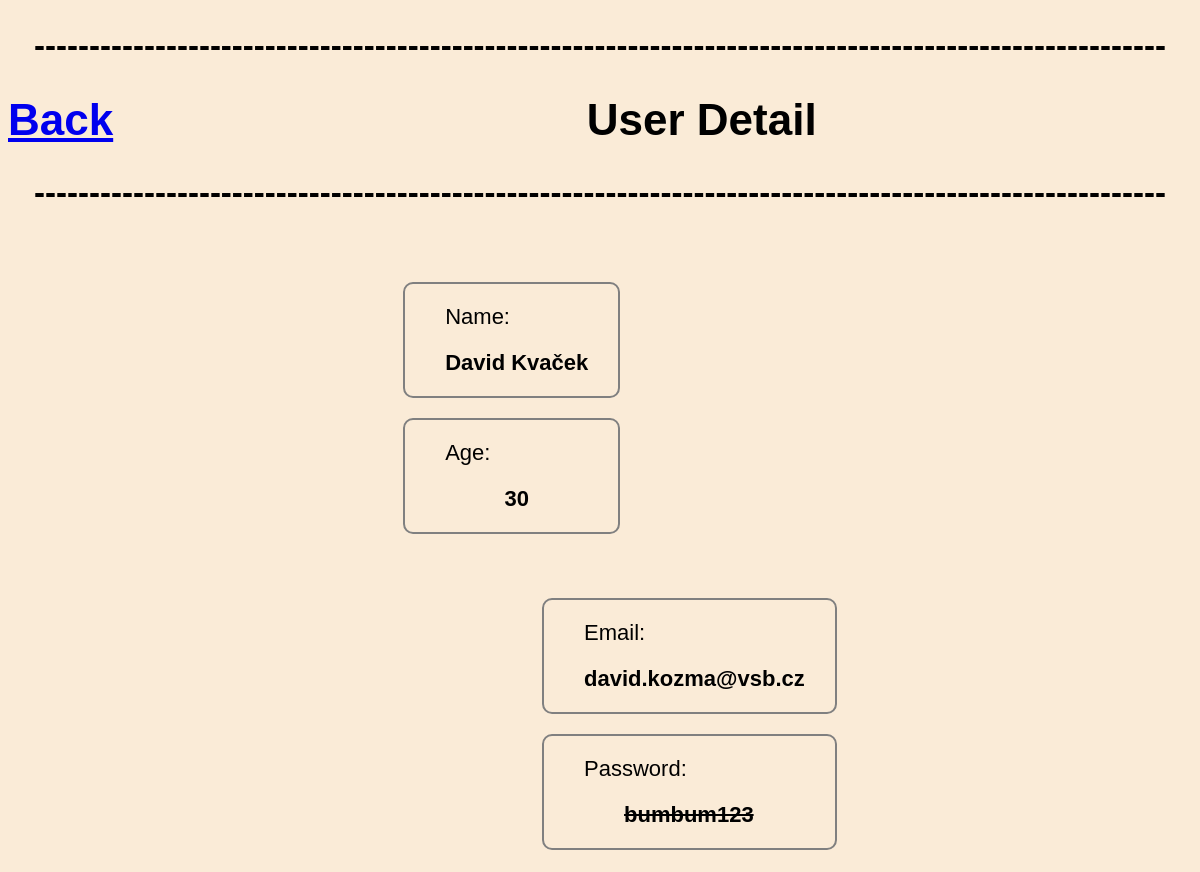
Screenshot of /gym/1/reservation/3/user/1 with the database file from the repository.
### reservations/models.py (models this page shows, shortened)
class Reservation(models.Model):
    user = models.ForeignKey(User, on_delete=models.CASCADE)
    workout = models.ForeignKey(Workout, on_delete=models.CASCADE)
    reservation_date = models.DateField()
    gym = models.ForeignKey(Gym, on_delete=models.CASCADE)

class User(models.Model):
    firstname = models.CharField(max_length=30)
    lastname = models.CharField(max_length=30)
    email = models.EmailField()
    age = models.IntegerField()
    password = models.CharField(max_length=30)

### reservations/views.py (the view)
# urls.py: path('gym/<int:gym_id>/reservation/<int:reservation_id>/user/<int:user_id>', views.user_detail, name='user_detail'),
def user_detail(request,gym_id, reservation_id, user_id):
    user = get_object_or_404(User, pk=user_id)
    reservation = get_object_or_404(Reservation, pk=reservation_id)
    gym = get_object_or_404(Gym,pk = gym_id)
    return render(request, 'reservations/user_detail.html', {'user': user,'reservation': reservation,'gym' : gym})

### templates/reservations/user_detail.html (shortened to what this page needs)
<!DOCTYPE html>
<html>
<head>
</head>
<body>
    <h2>-------------------------------------------------------------------------------------------------------</h1>
        <h1><a class="back" href = "{% url 'reservation_detail' gym.id reservation.id %}"> Back</a>User Detail</h1>
        <h2>-------------------------------------------------------------------------------------------------------</h1>
	<ul class = "left">
        <ul class="bordering">
		<li>
			Name:
		</li>
        <li class = "move_left">
			{{reservation.user.firstname}}
			{{user.lastname}}
		</li>
    </ul>
    <ul class="bordering">
		<li>
			Age:
		</li>
        <li class = "move_left">
			{{reservation.user.age}}
		</li>
    </ul>
    </ul>
    <ul class= "right">
		<ul class="bordering">
            <li>
                Email:
            </li>
            <li class = "move_left" >
                {{reservation.user.email}}
            </li>
        </ul>
        <ul class="bordering">
            <li>
                Password:
            </li>
            <li class = "move_left_censored">
                {{reservation.user.password}}
            </li>
        </ul>
	</ul>
</body>
</html>

### templates/reservations/user_detail.html (style rules this page uses)
.bordering { margin-top: 20px; border-style: solid; border-width: 2px; border-color: grey; border-radius: 10px; }
.move_left { font-weight: bold; margin-right: 30px; margin-bottom: 20px; text-align: center; }
.move_left_censored { font-weight: bold; margin-left: 40px; margin-right: 10px; margin-bottom: 20px; text-decoration: line-through; }
.left { margin-left : 30%; float : left; }
li { margin-top : 20px; }
.right { margin-right : 30%; float : right; }
ul { list-style-type: none; }
body { background-color: #FAEBD7; font-family: Arial, sans-serif; font-size: 22px; }
.back { display :flex; margin-right : 40%; }
h1 { display :flex; text-align : center; }
h2 { text-align : center; }

### rows the page displays
Reservation: user.firstname "David", user.age "30", user.email "david.kozma@vsb.cz", user.password "bumbum123"
User: lastname "Kvaček"
